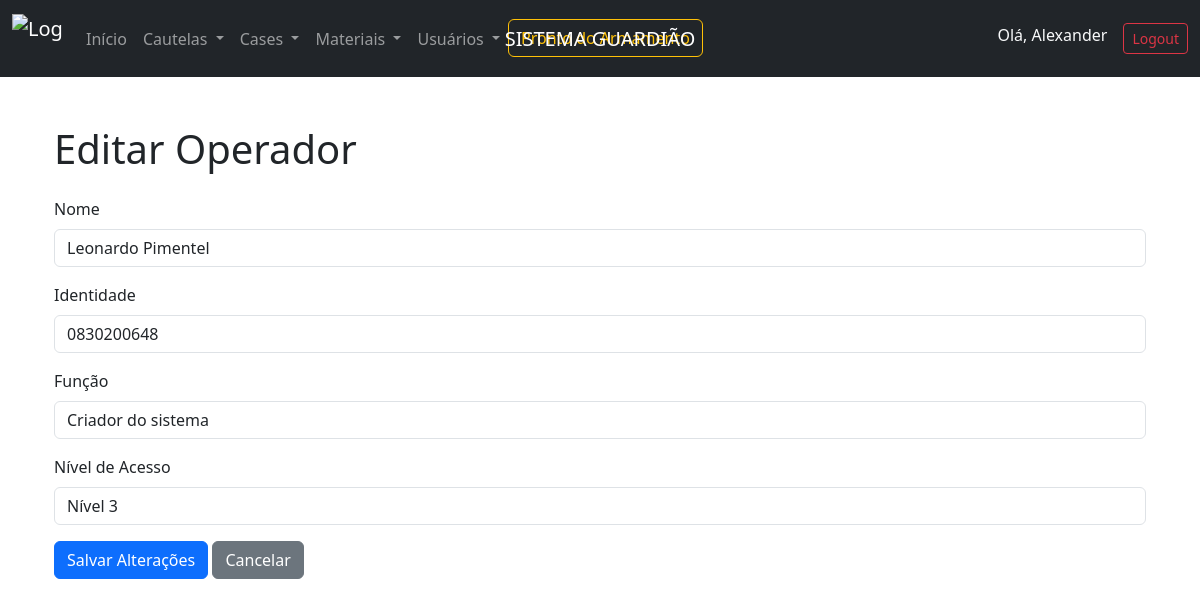
/operadores/editar/1/ (signed in), run on the app's committed database.
### guardiao/models.py (models this page shows, shortened)
class Operador(models.Model):
    user = models.OneToOneField(User, on_delete=models.CASCADE)
    nome = models.CharField(max_length=100)
    identidade = models.CharField(max_length=20)
    funcao = models.CharField(max_length=100, null=True, blank=True)
    nivel_acesso = models.IntegerField(
        choices=[(1, 'Nível 1'), (2, 'Nível 2'), (3, 'Nível 3')], default=1)

### guardiao/views.py (the view, shortened to what this page needs)
@login_required
@nivel_acesso_minimo(3)
def editar_operador(request, operador_id):
    operador = get_object_or_404(Operador, id=operador_id)
    return render(request, 'editar_operador.html', {'operador': operador})

### guardiao/templates/editar_operador.html (shortened to what this page needs)
{% extends 'base.html' %}
{% load static %}
{% block navbar %}
    {% if user.operador.nivel_acesso == 2 %}
    {% include 'navbar_2.html' %}
    {% elif user.operador.nivel_acesso == 1 %}
    {% include 'navbar_1.html' %}
    {% else %}
    {% include 'navbar.html' %}
    {% endif %}
{% endblock %}
{% block content %}
<div class="container mt-5">
    <h1 class="mb-4">Editar Operador</h1>
    <form method="POST">
        <div class="mb-3">
            <label for="nome" class="form-label">Nome</label>
            <input type="text" name="nome" class="form-control" value="{{ operador.nome }}" required>
        </div>
        <div class="mb-3">
            <label for="identidade" class="form-label">Identidade</label>
            <input type="text" name="identidade" class="form-control" value="{{ operador.identidade }}" required>
        </div>
        <div class="mb-3">
            <label for="funcao" class="form-label">Função</label>
            <input type="text" name="funcao" class="form-control" value="{{ operador.funcao }}">
        </div>
        <div class="mb-3">
            <label for="nivel_acesso" class="form-label">Nível de Acesso</label>
            <select name="nivel_acesso" class="form-control">
                <option value="3" {% if operador.nivel_acesso == 3 %}selected{% endif %}>Nível 3</option>
            </select>
        </div>
        <button type="submit" class="btn btn-primary">Salvar Alterações</button>
        <a href="{% url 'listar_operadores' %}" class="btn btn-secondary">Cancelar</a>
    </form>
</div>
{% endblock %}

### guardiao/templates/navbar.html (shortened to what this page needs)
{% load static %}
<nav class="navbar navbar-expand-lg navbar-dark bg-dark">
    <div class="container-fluid">
        <a class="navbar-brand" href="/">
            <img src="{% static 'images/logo.png' %}" alt="Logo Guardião" width="50" height="50" class="d-inline-block align-text-top">
        </a>
        <span class="navbar-brand navbar-brand-center">SISTEMA GUARDIÃO</span>
        <div class="collapse navbar-collapse" id="navbarNav">
            <ul class="navbar-nav me-auto">
                <li class="nav-item">
                    <a class="nav-link" href="{% url 'listar_prontos' %}">Início</a>
                </li>
                <li class="nav-item dropdown">
                    <a class="nav-link dropdown-toggle" href="#" id="emprestimosDropdown" role="button" data-bs-toggle="dropdown" aria-expanded="false">
                        Cautelas
                    </a>
                </li>
                <li class="nav-item dropdown">
                    <a class="nav-link dropdown-toggle" href="#" id="casesDropdown" role="button" data-bs-toggle="dropdown" aria-expanded="false">
                        Cases
                    </a>
                </li>
                <li class="nav-item dropdown">
                    <a class="nav-link dropdown-toggle" href="#" id="materiaisDropdown" role="button" data-bs-toggle="dropdown" aria-expanded="false">
                        Materiais
                    </a>
                </li>
                <li class="nav-item dropdown">
                    <a class="nav-link dropdown-toggle" href="#" id="usuariosDropdown" role="button" data-bs-toggle="dropdown" aria-expanded="false">
                        Usuários
                    </a>
                </li>
                <li class="nav-item">
                    <a href="{% url 'pronto_armamento' %}" class="btn btn-outline-warning me-2">Pronto do Armamento</a>
                </li>
            </ul>
            <ul class="navbar-nav">
                {% if user.is_authenticated %}
                    <li class="nav-item">
                        <span class="navbar-text text-light me-3">Olá, {{ user.operador.nome }}</span>
                    </li>
                    <li class="nav-item">
                        <a class="btn btn-outline-danger btn-sm" href="{% url 'logout' %}">Logout</a>
                    </li>
                {% else %}
                    <li class="nav-item">
                        <a class="btn btn-outline-success btn-sm" href="{% url 'login' %}">Login</a>
                    </li>
                {% endif %}
            </ul>
        </div>
    </div>
</nav>

### guardiao/templates/base.html (style rules this page uses)
.navbar-brand-center { position: absolute; left: 50%; transform: translateX(-50%); }

### data on the page
Operador: nome "Leonardo Pimentel", identidade "0830200648", funcao "Criador do sistema", nivel_acesso "Nível 3"

### other printed values
{{ user.operador.nome }} "Alexander"
